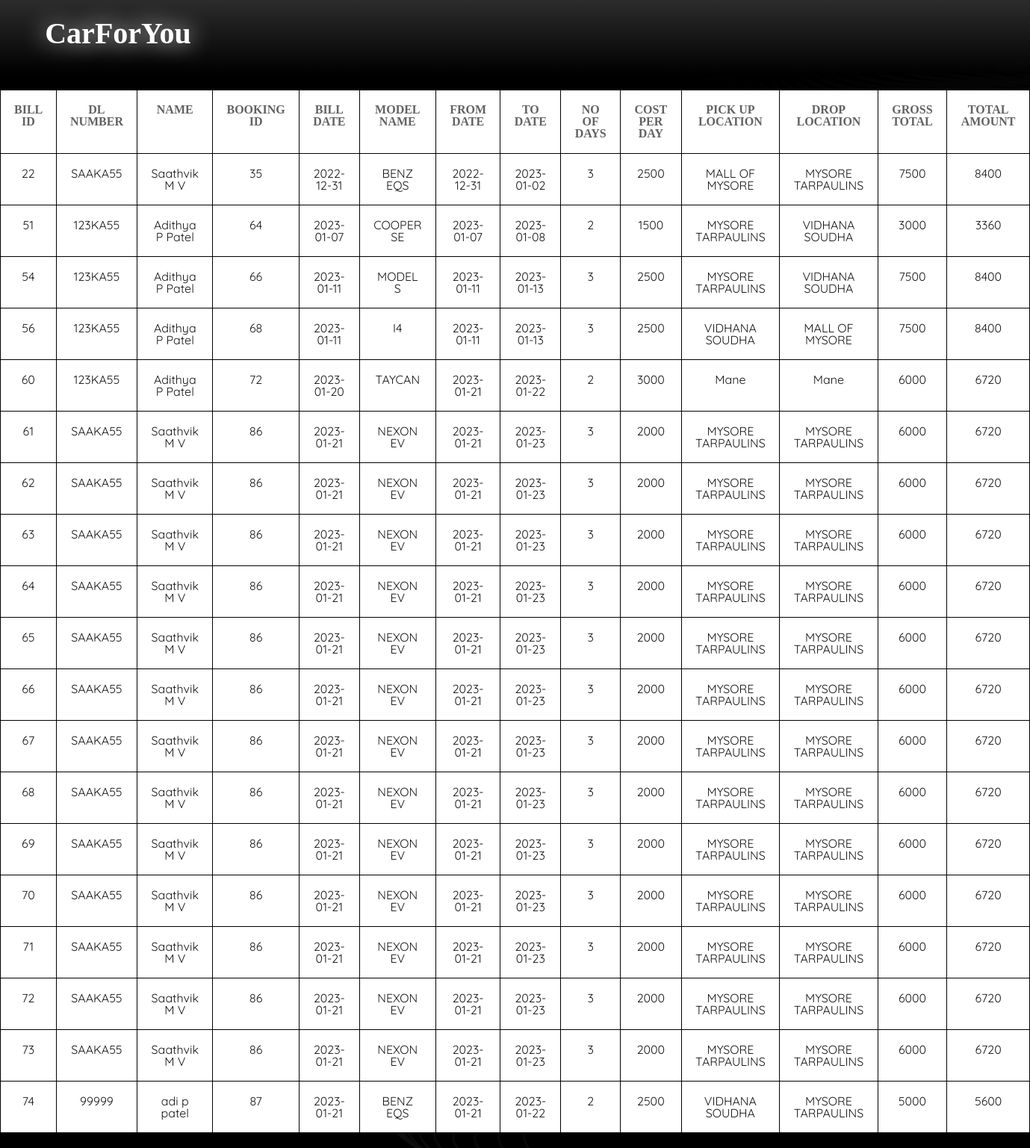
The app's page /admin/showbill.php, older data.
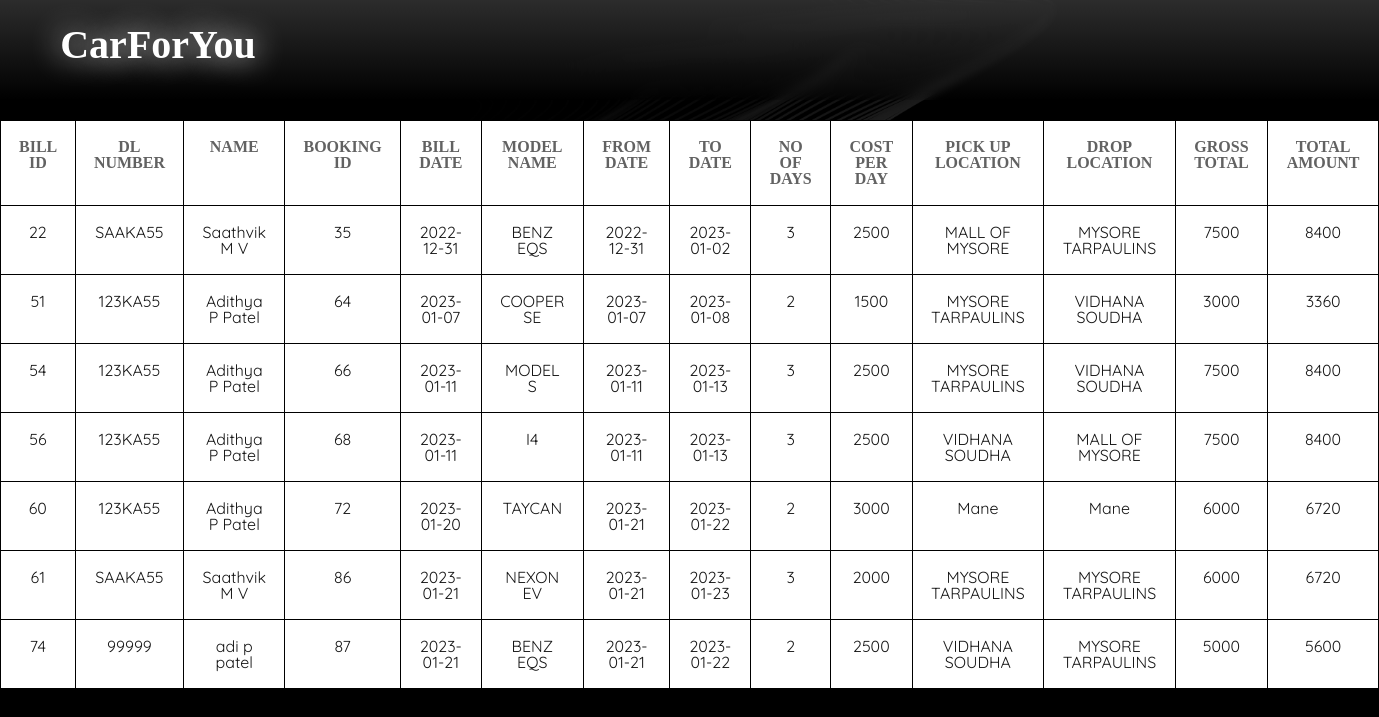
The same page, newer data.
### tables this page shows
CREATE TABLE `billing_details` (
  `BILL_ID` int(11) NOT NULL,
  `DL_NUM` varchar(10) NOT NULL,
  `NAME` varchar(30) DEFAULT NULL,
  `BOOKING_ID` int(11) NOT NULL,
  `BILL_DATE` date NOT NULL,
  `MODEL_NAME` varchar(30) DEFAULT NULL,
  `FROM_DATE` date DEFAULT NULL,
  `TO_DATE` date DEFAULT NULL,
  `NO_OF_DAYS` int(11) NOT NULL,
  `CPD` int(11) DEFAULT NULL,
  `PICK_LOC` char(30) DEFAULT NULL,
  `DROP_LOC` char(30) DEFAULT NULL,
  `GROSS_TOTAL` int(11) NOT NULL,
  `TOTAL_AMOUNT` int(11) NOT NULL
);

### admin/showbill.php (the view, shortened to what this page needs)
<!DOCTYPE html>
<html lang="en">
<head>
	<link rel="stylesheet" type="text/css" href="css/reset.css">
	<link rel="stylesheet" type="text/css" href="css/responsive.css">
</head>
<body>
	<section class="">
		<?php
        include 'header.php';
        $car = "SELECT * FROM billing_details";
        $car1 = $conn->query($car);
        ?>
        <div class="cal">
        <table class="invc">
            <tr>
            <td><h3>BILL ID</h3></td>
            <td><h3>DL NUMBER</h3></td>
            <td><h3>NAME</h3></td>
            <td><h3>BOOKING ID</h3></td>
            <td><h3>BILL DATE</h3></td>
            <td><h3>MODEL NAME</h3></td>
            <td><h3>FROM DATE</h3></td>
            <td><h3>TO DATE</h3></td>
            <td><h3>NO OF DAYS</h3></td>
            <td><h3>COST PER DAY</h3></td>
            <td><h3>PICK UP LOCATION</h3></td>
            <td><h3>DROP LOCATION</h3></td>
            <td><h3>GROSS TOTAL</h3></td>
            <td><h3>TOTAL AMOUNT</h3></td>
            </tr>
        <?php
        while($carw1=$car1->fetch_assoc())
        {
            ?>
            <tr>
            <td><?php echo $carw1['BILL_ID'] ?></td>
            <td><?php echo $carw1['DL_NUM'] ?></td>
            <td><?php echo $carw1['NAME'] ?></td>
            <td><?php echo $carw1['BOOKING_ID'] ?></td>
            <td><?php echo $carw1['BILL_DATE'] ?></td>
            <td><?php echo $carw1['MODEL_NAME'] ?></td>
            <td><?php echo $carw1['FROM_DATE'] ?></td>
            <td><?php echo $carw1['TO_DATE'] ?></td>
            <td><?php echo $carw1['NO_OF_DAYS'] ?></td>
            <td><?php echo $carw1['CPD'] ?></td>
            <td><?php echo $carw1['PICK_LOC'] ?></td>
            <td><?php echo $carw1['DROP_LOC'] ?></td>
            <td><?php echo $carw1['GROSS_TOTAL'] ?></td>
            <td><?php echo $carw1['TOTAL_AMOUNT'] ?></td>
            </tr>
        <?php }
        ?>
	</section>
</body>
</html>

### admin/header.php (shortened to what this page needs)
<header>
	<div class="wrapper">
		<a href="main.php">
			<h1 class="logo">CarForYou</h1>
		</a>
	</div>
</header>

### admin/css/responsive.css (style rules this page uses)
body { background-image: url('/ev/assets/bgm.jpg'); background-size: contain; background-repeat: no-repeat; background-size: cover; }
html { scroll-behavior: smooth; }
.wrapper { max-width: 1100px; margin: 0 auto; position: relative; }
h1, h2, h3, h4, h5, h6 { color: #626262; font-family: "Good Times"; }
h1 { font-size: 1em; margin: .5em 0 }
h3 { font-size: 1.0em; margin: 0em 0 }
h1, h2, h3, h4, h5, h6 { font-weight: bolder }
header { width: 100%; height: 100px; background: linear-gradient(180deg, rgba(132, 132, 132, 0.502) -50%, rgba(255, 255, 255, 0) 100%); backdrop-filter: blur(5px); position: absolute; top: 0; z-index: 10; }
header .logo { font-family: 'Good Times'; margin-top: 25px; float: left; color: rgb(255, 255, 255); text-shadow: 0px 0px 30px #ffffff; }
.cal { display: flex; margin-top: 100px; }
.invc { margin: 20px auto; background: white; }
.invc tr { font-family: 'Quicksand'; text-align: center; color: #171717; }
.invc th, .invc td { border: 1px solid black; padding: 15px; padding: 18px; }
::placeholder { color: #ededed; }

### admin/header.php (style rules this page uses)
.logo { font-size: 40px; display: grid; place-items: center; grid-template-columns: 37px auto; gap: 12px; }

Row changes from the older to the newer data that the page shows:
removed billing_details: BILL_ID "62", DL_NUM "SAAKA55", NAME "Saathvik M V", BOOKING_ID "86", BILL_DATE "2023-01-21", MODEL_NAME "NEXON EV", FROM_DATE "2023-01-21", TO_DATE "2023-01-23", NO_OF_DAYS "3", CPD "2000", PICK_LOC "MYSORE TARPAULINS", DROP_LOC "MYSORE TARPAULINS", GROSS_TOTAL "6000", TOTAL_AMOUNT "6720"
removed billing_details: BILL_ID "63", DL_NUM "SAAKA55", NAME "Saathvik M V", BOOKING_ID "86", BILL_DATE "2023-01-21", MODEL_NAME "NEXON EV", FROM_DATE "2023-01-21", TO_DATE "2023-01-23", NO_OF_DAYS "3", CPD "2000", PICK_LOC "MYSORE TARPAULINS", DROP_LOC "MYSORE TARPAULINS", GROSS_TOTAL "6000", TOTAL_AMOUNT "6720"
removed billing_details: BILL_ID "64", DL_NUM "SAAKA55", NAME "Saathvik M V", BOOKING_ID "86", BILL_DATE "2023-01-21", MODEL_NAME "NEXON EV", FROM_DATE "2023-01-21", TO_DATE "2023-01-23", NO_OF_DAYS "3", CPD "2000", PICK_LOC "MYSORE TARPAULINS", DROP_LOC "MYSORE TARPAULINS", GROSS_TOTAL "6000", TOTAL_AMOUNT "6720"
removed billing_details: BILL_ID "65", DL_NUM "SAAKA55", NAME "Saathvik M V", BOOKING_ID "86", BILL_DATE "2023-01-21", MODEL_NAME "NEXON EV", FROM_DATE "2023-01-21", TO_DATE "2023-01-23", NO_OF_DAYS "3", CPD "2000", PICK_LOC "MYSORE TARPAULINS", DROP_LOC "MYSORE TARPAULINS", GROSS_TOTAL "6000", TOTAL_AMOUNT "6720"
removed billing_details: BILL_ID "66", DL_NUM "SAAKA55", NAME "Saathvik M V", BOOKING_ID "86", BILL_DATE "2023-01-21", MODEL_NAME "NEXON EV", FROM_DATE "2023-01-21", TO_DATE "2023-01-23", NO_OF_DAYS "3", CPD "2000", PICK_LOC "MYSORE TARPAULINS", DROP_LOC "MYSORE TARPAULINS", GROSS_TOTAL "6000", TOTAL_AMOUNT "6720"
removed billing_details: BILL_ID "67", DL_NUM "SAAKA55", NAME "Saathvik M V", BOOKING_ID "86", BILL_DATE "2023-01-21", MODEL_NAME "NEXON EV", FROM_DATE "2023-01-21", TO_DATE "2023-01-23", NO_OF_DAYS "3", CPD "2000", PICK_LOC "MYSORE TARPAULINS", DROP_LOC "MYSORE TARPAULINS", GROSS_TOTAL "6000", TOTAL_AMOUNT "6720"
removed billing_details: BILL_ID "68", DL_NUM "SAAKA55", NAME "Saathvik M V", BOOKING_ID "86", BILL_DATE "2023-01-21", MODEL_NAME "NEXON EV", FROM_DATE "2023-01-21", TO_DATE "2023-01-23", NO_OF_DAYS "3", CPD "2000", PICK_LOC "MYSORE TARPAULINS", DROP_LOC "MYSORE TARPAULINS", GROSS_TOTAL "6000", TOTAL_AMOUNT "6720"
removed billing_details: BILL_ID "69", DL_NUM "SAAKA55", NAME "Saathvik M V", BOOKING_ID "86", BILL_DATE "2023-01-21", MODEL_NAME "NEXON EV", FROM_DATE "2023-01-21", TO_DATE "2023-01-23", NO_OF_DAYS "3", CPD "2000", PICK_LOC "MYSORE TARPAULINS", DROP_LOC "MYSORE TARPAULINS", GROSS_TOTAL "6000", TOTAL_AMOUNT "6720"
removed billing_details: BILL_ID "70", DL_NUM "SAAKA55", NAME "Saathvik M V", BOOKING_ID "86", BILL_DATE "2023-01-21", MODEL_NAME "NEXON EV", FROM_DATE "2023-01-21", TO_DATE "2023-01-23", NO_OF_DAYS "3", CPD "2000", PICK_LOC "MYSORE TARPAULINS", DROP_LOC "MYSORE TARPAULINS", GROSS_TOTAL "6000", TOTAL_AMOUNT "6720"
removed billing_details: BILL_ID "71", DL_NUM "SAAKA55", NAME "Saathvik M V", BOOKING_ID "86", BILL_DATE "2023-01-21", MODEL_NAME "NEXON EV", FROM_DATE "2023-01-21", TO_DATE "2023-01-23", NO_OF_DAYS "3", CPD "2000", PICK_LOC "MYSORE TARPAULINS", DROP_LOC "MYSORE TARPAULINS", GROSS_TOTAL "6000", TOTAL_AMOUNT "6720"
removed billing_details: BILL_ID "72", DL_NUM "SAAKA55", NAME "Saathvik M V", BOOKING_ID "86", BILL_DATE "2023-01-21", MODEL_NAME "NEXON EV", FROM_DATE "2023-01-21", TO_DATE "2023-01-23", NO_OF_DAYS "3", CPD "2000", PICK_LOC "MYSORE TARPAULINS", DROP_LOC "MYSORE TARPAULINS", GROSS_TOTAL "6000", TOTAL_AMOUNT "6720"
removed billing_details: BILL_ID "73", DL_NUM "SAAKA55", NAME "Saathvik M V", BOOKING_ID "86", BILL_DATE "2023-01-21", MODEL_NAME "NEXON EV", FROM_DATE "2023-01-21", TO_DATE "2023-01-23", NO_OF_DAYS "3", CPD "2000", PICK_LOC "MYSORE TARPAULINS", DROP_LOC "MYSORE TARPAULINS", GROSS_TOTAL "6000", TOTAL_AMOUNT "6720"
